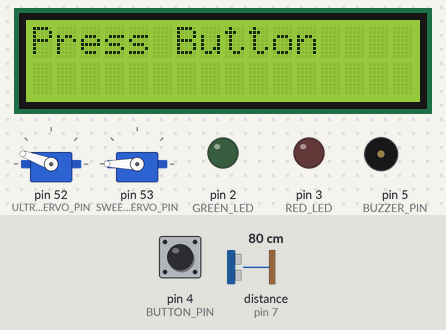
Bench run of a sketch on a simulated Arduino Mega 2560, built with avr-gcc and run on an emulated ATmega2560. Parts: 16×2 character LCD, 2 × servo, output pins drawn as LEDs (lit = HIGH), buzzer (waves = sounding). The inputs (shaded band) are chosen by the test bench; at power-on: pin 4 (BUTTON_PIN) HIGH, distance to the obstacle (sensor on pin 7) 80 cm. The echo pulse lasts 58.3 µs per cm; pins used as bus, display or sensor lines are not drawn.

Above: at 1.2 s.
1.3 s: pin 4 (BUTTON_PIN) pulled LOW for 0.15 s
At 3.5 s:
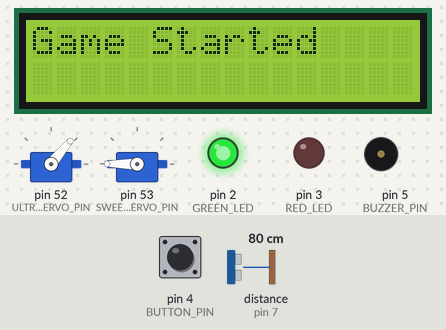
7.4 s: distance to the obstacle (sensor on pin 7) set to 71 cm
At 9.5 s:
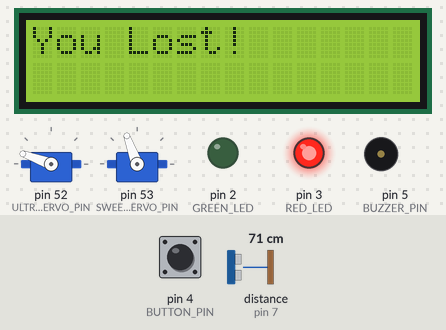
10.3 s: pin 4 (BUTTON_PIN) pulled LOW for 3.2 s
At 15.1 s:
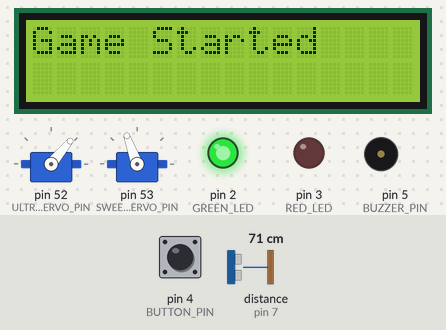
15.4 s: distance to the obstacle (sensor on pin 7) set to 63 cm
At 16.5 s:
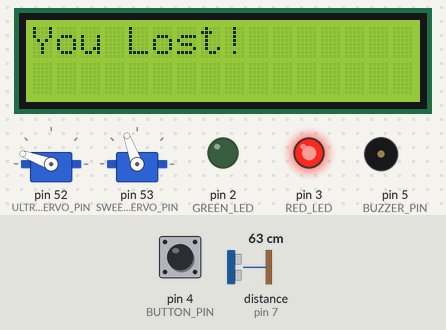
17.6 s: distance to the obstacle (sensor on pin 7) set to 2 cm
20.6 s: distance to the obstacle (sensor on pin 7) set to 9 cm
Timing chart, 0 to 23.6 s (numbered marks = the images above; inputs shaded):
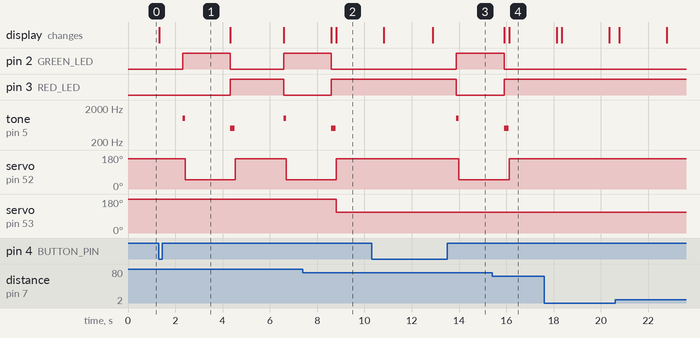

The sketch:

Final_project.ino
```cpp
#include <Wire.h>
#include <LiquidCrystal_I2C.h>
#include <Servo.h>

const int RED_LED = 3;             // Pin for Red LED
const int GREEN_LED = 2;           // Pin for Green LED
const int BUTTON_PIN = 4;          // Pin for Button
const int BUZZER_PIN = 5;          // Pin for Buzzer
const int ULTRASONIC_SERVO_PIN = 52; // Pin for Servo controlling ultrasonic sensor
const int SWEEPER_SERVO_PIN = 53;  // Pin for Sweeper Servo
const int TRIGGER_PIN = 6;         // Pin for Ultrasonic Trigger
const int ECHO_PIN = 7;            // Pin for Ultrasonic Echo

LiquidCrystal_I2C lcd(0x27, 16, 2); // Adjust the address (0x27) if needed
Servo ultrasonicServo;
Servo sweeperServo;

bool gameActive = false;           // Flag for game state
bool redLight = false;             // Flag for red light state
unsigned long lastToggleTime = 0;  // Time of last light toggle
unsigned long redStartTime = 0;    // Time when red light started
int remainingTime = 60;            // Countdown timer for game
bool playerDetected = false;       // Flag for player detection during red light
unsigned long debounceDelay = 200; // Debounce delay for the button
unsigned long lastButtonPressTime = 0; // Time of last button press
long previousDistance = -1;

void setup() {
  pinMode(RED_LED, OUTPUT);
  pinMode(GREEN_LED, OUTPUT);
  pinMode(BUTTON_PIN, INPUT_PULLUP);
  pinMode(BUZZER_PIN, OUTPUT);
  pinMode(TRIGGER_PIN, OUTPUT);
  pinMode(ECHO_PIN, INPUT);

  lcd.init();
  lcd.backlight();
  ultrasonicServo.attach(ULTRASONIC_SERVO_PIN);
  sweeperServo.attach(SWEEPER_SERVO_PIN);

  ultrasonicServo.write(160);
  sweeperServo.write(180);

  // Display ready message
  lcd.setCursor(0, 0);
  lcd.print("Press Button");
  Serial.begin(9600);
}

void loop() {
  if (digitalRead(BUTTON_PIN) == LOW && (millis() - lastButtonPressTime) > debounceDelay) {
    lastButtonPressTime = millis();
    if (!gameActive) {
      gameActive = true;
      remainingTime = 60;
      lcd.clear();
      lcd.setCursor(0, 0);
      lcd.print("Game Started");
      delay(1000);
    }
  }

  if (gameActive) {
    while(remainingTime > 0) {
      if (redLight) {
        digitalWrite(RED_LED, HIGH);
        digitalWrite(GREEN_LED, LOW);
        tone(BUZZER_PIN, 500);
        delay(200);
        tone(BUZZER_PIN,0);
        moveUSDown();
        for(int x = 0; x < 10; x++){
          playerDetected = checkMovement();
          if (playerDetected) {
            loseGame();
            remainingTime = 0;
            }
          delay(200);
          }
        redLight = false;
      } else {
        redLight = true;
        digitalWrite(GREEN_LED, HIGH);
        digitalWrite(RED_LED, LOW);
        tone(BUZZER_PIN, 1000);
        delay(100);
        tone(BUZZER_PIN,0);
        moveUSUp();
        delay(1900);
      }
      remainingTime--;
      updateLCD();
    }
  }
}


void moveUSDown() {
  ultrasonicServo.write(160);
}


void moveUSUp() {
  ultrasonicServo.write(50);
}

bool checkMovement() {
  long duration, distance;


  digitalWrite(TRIGGER_PIN, LOW);
  delayMicroseconds(2);


  digitalWrite(TRIGGER_PIN, HIGH);
  delayMicroseconds(10);
  digitalWrite(TRIGGER_PIN, LOW);


  duration = pulseIn(ECHO_PIN, HIGH);
  distance = (duration / 2) / 29.1;  // Calculate distance in cm

  if (previousDistance != -1 && distance != previousDistance) {
    if (abs(previousDistance - distance) > 5) {
      previousDistance = distance;  // Update the previous distance
      return true;  // Player has moved
    }
  }
  previousDistance = distance;  // Update the previous distance for next check
  return false;  // No movement detected
}


void loseGame() {
  lcd.clear();
  lcd.setCursor(0, 0);
  lcd.print("You Lost!");
  sweeperServo.write(110);
  delay(2000);
  gameActive = false;
  lcd.clear();
  lcd.setCursor(0, 0);
  lcd.print("Press Button");
}


void updateLCD() {
  lcd.setCursor(0, 1);
  lcd.print("Time: ");
  lcd.print(remainingTime);
  lcd.print("s");
}
```

Measured:
- the behaviour switches between 75 and 74 cm on distance to the obstacle (sensor on pin 7) (found by bisection; images 1 and 2)
- the behaviour switches between 66 and 65 cm on distance to the obstacle (sensor on pin 7) (found by bisection; images 3 and 4)
- after the input at 1.3 s, pin 2 (GREEN_LED): LOW → HIGH after 1.0 s, → LOW 2.0 s later, → HIGH 2.3 s later; pin 3 (RED_LED): LOW → HIGH after 3.0 s, → LOW 2.3 s later
- after the input at 7.4 s, servo on pin 53 (SWEEPER_SERVO_PIN): 180° → 110° after 1.4 s; the display: first differs from a run without the input after 1.4 s (image 2)
- after the input at 10.3 s, pin 2 (GREEN_LED): LOW → HIGH after 3.6 s; pin 3 (RED_LED): HIGH → LOW after 3.6 s; tone on pin 5 (BUZZER_PIN): silent → 1000 Hz after 3.6 s, → silent 0.10 s later; servo on pin 52 (ULTRASONIC_SERVO_PIN): 160° → 50° after 3.7 s; the display: first differs from a run without the input after 2.6 s (image 3)
- after the input at 15.4 s, the display: first differs from a run without the input after 0.72 s (image 4)
